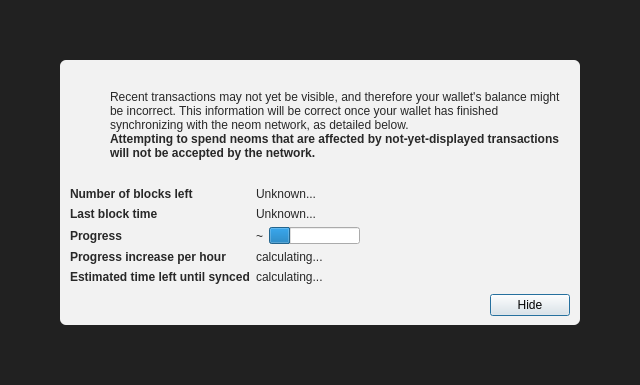
<?xml version="1.0" encoding="UTF-8"?>
<ui version="4.0">
 <class>ModalOverlay</class>
 <widget class="ModalOverlay" name="ModalOverlay">
  <property name="geometry">
   <rect>
    <x>0</x>
    <y>0</y>
    <width>640</width>
    <height>385</height>
   </rect>
  </property>
  <property name="windowTitle">
   <string>Form</string>
  </property>
  <layout class="QVBoxLayout" name="verticalLayout" stretch="0">
   <property name="sizeConstraint">
    <enum>QLayout::SetDefaultConstraint</enum>
   </property>
   <property name="leftMargin">
    <number>0</number>
   </property>
   <property name="topMargin">
    <number>0</number>
   </property>
   <property name="rightMargin">
    <number>0</number>
   </property>
   <property name="bottomMargin">
    <number>0</number>
   </property>
   <item>
    <widget class="QWidget" name="bgWidget" native="true">
     <property name="styleSheet">
      <string notr="true">#bgWidget { background: rgba(0,0,0,220); }</string>
     </property>
     <layout class="QVBoxLayout" name="verticalLayoutMain" stretch="1">
      <property name="leftMargin">
       <number>60</number>
      </property>
      <property name="topMargin">
       <number>60</number>
      </property>
      <property name="rightMargin">
       <number>60</number>
      </property>
      <property name="bottomMargin">
       <number>60</number>
      </property>
      <item>
       <widget class="QWidget" name="contentWidget" native="true">
        <property name="styleSheet">
         <string notr="true">#contentWidget { background: rgba(255,255,255,240); border-radius: 6px; }

QLabel { color: rgb(40,40,40);  }</string>
        </property>
        <layout class="QVBoxLayout" name="verticalLayoutSub" stretch="1,0,0,0">
         <property name="spacing">
          <number>0</number>
         </property>
         <property name="leftMargin">
          <number>10</number>
         </property>
         <property name="topMargin">
          <number>10</number>
         </property>
         <property name="rightMargin">
          <number>10</number>
         </property>
         <property name="bottomMargin">
          <number>10</number>
         </property>
         <item>
          <layout class="QHBoxLayout" name="horizontalLayoutIconText" stretch="0,1">
           <property name="topMargin">
            <number>20</number>
           </property>
           <item>
            <layout class="QVBoxLayout" name="verticalLayoutIcon">
             <property name="leftMargin">
              <number>0</number>
             </property>
             <item>
              <widget class="QPushButton" name="warningIcon">
               <property name="enabled">
                <bool>false</bool>
               </property>
               <property name="text">
                <string/>
               </property>
               <property name="icon">
                <iconset>
                 <normaloff>:/icons/warning</normaloff>
                 <disabledoff>:/icons/warning</disabledoff>:/icons/warning</iconset>
               </property>
               <property name="iconSize">
                <size>
                 <width>48</width>
                 <height>48</height>
                </size>
               </property>
               <property name="flat">
                <bool>true</bool>
               </property>
              </widget>
             </item>
             <item>
              <spacer name="verticalSpacerWarningIcon">
               <property name="orientation">
                <enum>Qt::Vertical</enum>
               </property>
               <property name="sizeHint" stdset="0">
                <size>
                 <width>20</width>
                 <height>40</height>
                </size>
               </property>
              </spacer>
             </item>
            </layout>
           </item>
           <item>
            <layout class="QVBoxLayout" name="verticalLayoutInfoText">
             <property name="leftMargin">
              <number>0</number>
             </property>
             <property name="topMargin">
              <number>0</number>
             </property>
             <item>
              <widget class="QLabel" name="infoText">
               <property name="text">
                <string>Recent transactions may not yet be visible, and therefore your wallet's balance might be incorrect. This information will be correct once your wallet has finished synchronizing with the neom network, as detailed below.</string>
               </property>
               <property name="textFormat">
                <enum>Qt::RichText</enum>
               </property>
               <property name="wordWrap">
                <bool>true</bool>
               </property>
              </widget>
             </item>
             <item>
              <widget class="QLabel" name="infoTextStrong">
               <property name="font">
                <font>
                 <weight>75</weight>
                 <bold>true</bold>
                </font>
               </property>
               <property name="text">
                <string>Attempting to spend neoms that are affected by not-yet-displayed transactions will not be accepted by the network.</string>
               </property>
               <property name="textFormat">
                <enum>Qt::RichText</enum>
               </property>
               <property name="wordWrap">
                <bool>true</bool>
               </property>
              </widget>
             </item>
             <item>
              <spacer name="verticalSpacerInTextSpace">
               <property name="orientation">
                <enum>Qt::Vertical</enum>
               </property>
               <property name="sizeHint" stdset="0">
                <size>
                 <width>20</width>
                 <height>40</height>
                </size>
               </property>
              </spacer>
             </item>
            </layout>
           </item>
          </layout>
         </item>
         <item>
          <spacer name="verticalSpacerAfterText">
           <property name="orientation">
            <enum>Qt::Vertical</enum>
           </property>
           <property name="sizeHint" stdset="0">
            <size>
             <width>20</width>
             <height>40</height>
            </size>
           </property>
          </spacer>
         </item>
         <item>
          <layout class="QFormLayout" name="formLayout">
           <property name="fieldGrowthPolicy">
            <enum>QFormLayout::FieldsStayAtSizeHint</enum>
           </property>
           <property name="horizontalSpacing">
            <number>6</number>
           </property>
           <property name="verticalSpacing">
            <number>6</number>
           </property>
           <property name="topMargin">
            <number>10</number>
           </property>
           <item row="0" column="0">
            <widget class="QLabel" name="labelNumberOfBlocksLeft">
             <property name="font">
              <font>
               <weight>75</weight>
               <bold>true</bold>
              </font>
             </property>
             <property name="text">
              <string>Number of blocks left</string>
             </property>
            </widget>
           </item>
           <item row="0" column="1">
            <widget class="QLabel" name="numberOfBlocksLeft">
             <property name="text">
              <string>Unknown...</string>
             </property>
            </widget>
           </item>
           <item row="1" column="0">
            <widget class="QLabel" name="labelLastBlockTime">
             <property name="font">
              <font>
               <weight>75</weight>
               <bold>true</bold>
              </font>
             </property>
             <property name="text">
              <string>Last block time</string>
             </property>
            </widget>
           </item>
           <item row="1" column="1">
            <widget class="QLabel" name="newestBlockDate">
             <property name="sizePolicy">
              <sizepolicy hsizetype="Maximum" vsizetype="Preferred">
               <horstretch>0</horstretch>
               <verstretch>0</verstretch>
              </sizepolicy>
             </property>
             <property name="text">
              <string>Unknown...</string>
             </property>
            </widget>
           </item>
           <item row="2" column="0">
            <widget class="QLabel" name="labelSyncDone">
             <property name="font">
              <font>
               <weight>75</weight>
               <bold>true</bold>
              </font>
             </property>
             <property name="text">
              <string>Progress</string>
             </property>
            </widget>
           </item>
           <item row="2" column="1">
            <layout class="QHBoxLayout" name="horizontalLayoutSync" stretch="0,1">
             <item>
              <widget class="QLabel" name="percentageProgress">
               <property name="text">
                <string notr="true">~</string>
               </property>
              </widget>
             </item>
             <item>
              <widget class="QProgressBar" name="progressBar">
               <property name="value">
                <number>24</number>
               </property>
               <property name="format">
                <string/>
               </property>
              </widget>
             </item>
            </layout>
           </item>
           <item row="4" column="0">
            <widget class="QLabel" name="labelProgressIncrease">
             <property name="font">
              <font>
               <weight>75</weight>
               <bold>true</bold>
              </font>
             </property>
             <property name="text">
              <string>Progress increase per hour</string>
             </property>
            </widget>
           </item>
           <item row="4" column="1">
            <widget class="QLabel" name="progressIncreasePerH">
             <property name="text">
              <string>calculating...</string>
             </property>
            </widget>
           </item>
           <item row="5" column="0">
            <widget class="QLabel" name="labelEstimatedTimeLeft">
             <property name="font">
              <font>
               <weight>75</weight>
               <bold>true</bold>
              </font>
             </property>
             <property name="text">
              <string>Estimated time left until synced</string>
             </property>
            </widget>
           </item>
           <item row="5" column="1">
            <widget class="QLabel" name="expectedTimeLeft">
             <property name="text">
              <string>calculating...</string>
             </property>
            </widget>
           </item>
          </layout>
         </item>
         <item>
          <layout class="QHBoxLayout" name="horizontalLayoutButtons">
           <property name="leftMargin">
            <number>10</number>
           </property>
           <property name="topMargin">
            <number>10</number>
           </property>
           <item>
            <spacer name="horizontalSpacer">
             <property name="orientation">
              <enum>Qt::Horizontal</enum>
             </property>
             <property name="sizeHint" stdset="0">
              <size>
               <width>40</width>
               <height>20</height>
              </size>
             </property>
            </spacer>
           </item>
           <item>
            <widget class="QPushButton" name="closeButton">
             <property name="text">
              <string>Hide</string>
             </property>
             <property name="focusPolicy">
              <enum>Qt::StrongFocus</enum>
             </property>
             <property name="default">
              <bool>true</bool>
             </property>
            </widget>
           </item>
          </layout>
         </item>
        </layout>
       </widget>
      </item>
     </layout>
    </widget>
   </item>
  </layout>
 </widget>
 <customwidgets>
  <customwidget>
   <class>ModalOverlay</class>
   <extends>QWidget</extends>
   <header>qt/modaloverlay.h</header>
   <container>1</container>
  </customwidget>
 </customwidgets>
 <resources/>
 <connections/>
</ui>
